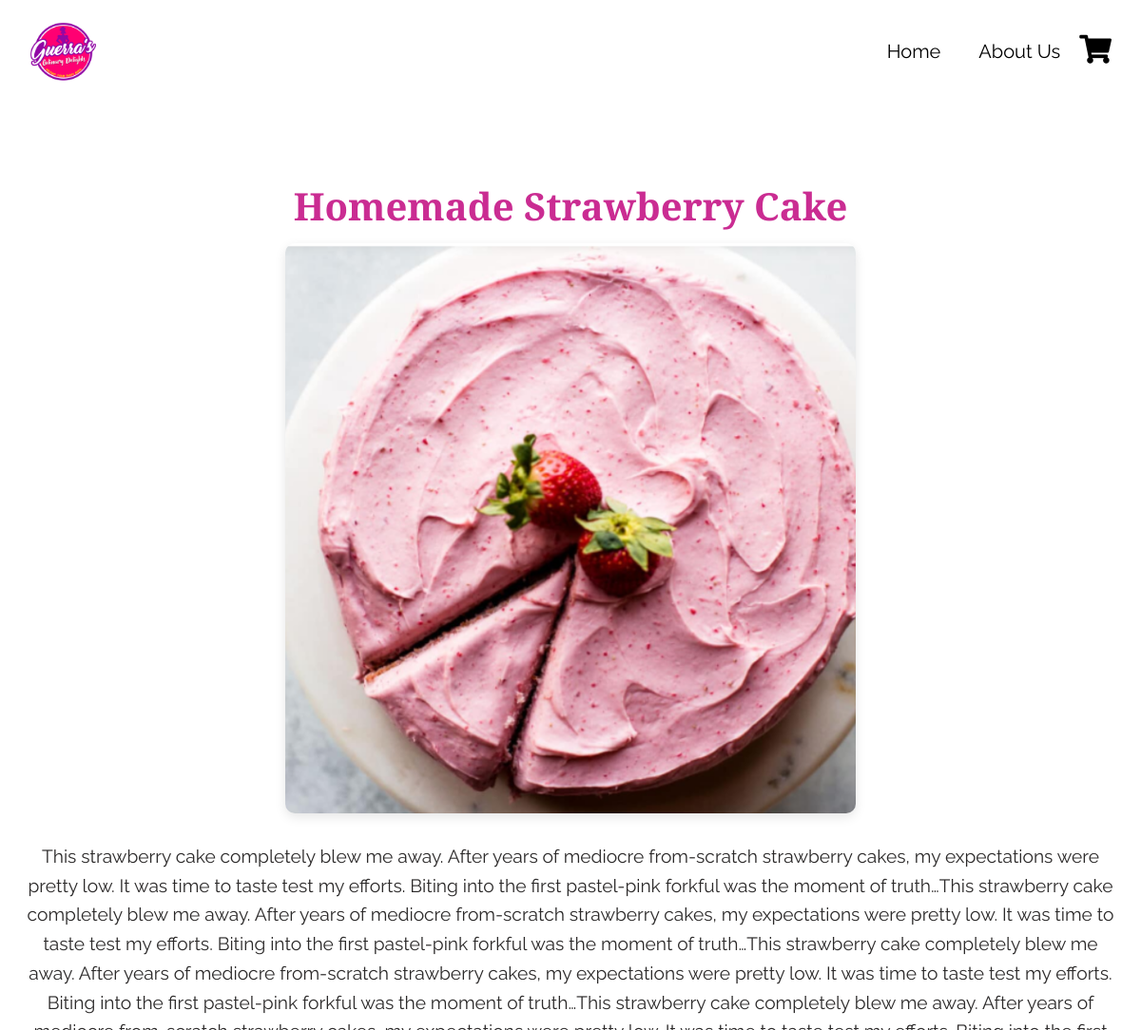
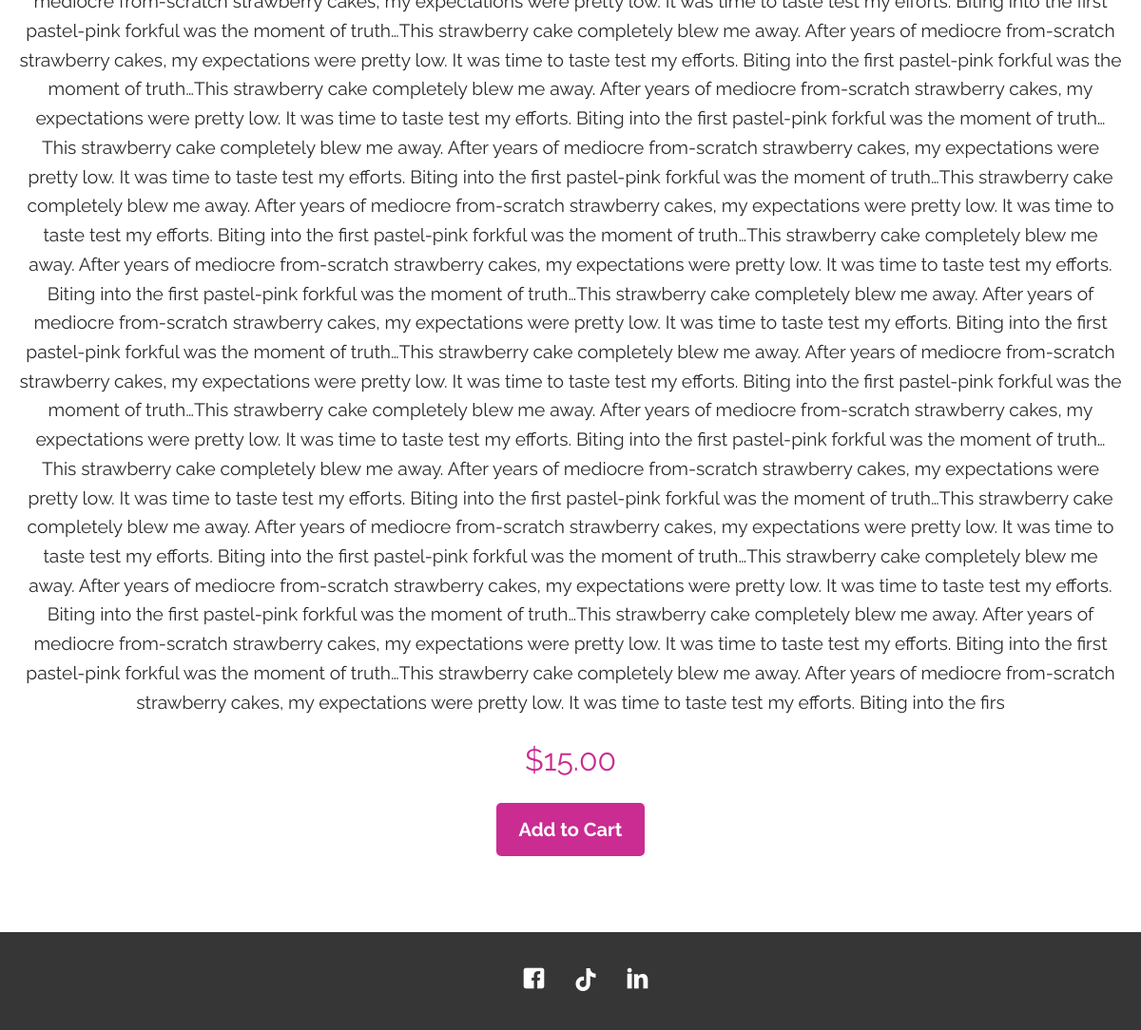
Screenshot of /product/4/ with the database file from the repository (2 pictures, top to bottom).
### app/models.py (models this page shows, shortened)
class Product(models.Model):
    title=models.CharField(max_length=50)
    price=models.DecimalField(max_digits=5,decimal_places=2)
    simple_description=models.CharField(max_length=200)
    description=models.CharField(max_length=4000)
    image=models.ImageField(upload_to='photo')

### app/views.py (the view)
# urls.py: path('product/<int:product_id>/', views.product_detail, name='product_detail'),
def product_detail(request, product_id):
    product = get_object_or_404(Product, id=product_id)
    return render(request, 'product.html', {'product': product})

### app/templates/product.html
{% extends "base.html" %}
{% load static %}
{% block content %}
    <main class="product-section">
        <h3 class="product-title">{{ product.title }}</h3>
        <img src="{{ product.image.url }}" alt="{{ product.title }}" class="product-image">
        <div class="product-info">
            <p class="product-description">{{ product.description }}</p>
            <div class="product-price">${{ product.price }}</div>
            <a href="{% url 'add_to_cart' product_id=product.id %}" class="add-to-cart">Add to Cart</a>
        </div>
    </main>
    {% endblock content %}

### staticfiles/css/style.css (style rules this page uses)
html { overflow-x: hidden; }
body { font-family: "Raleway", sans-serif; background: #fff; font-size: 20px; line-height: 1.6; color: #2c2a2a; }
a { -webkit-transition: .3s all ease; -o-transition: .3s all ease; transition: .3s all ease; color: #ca2c92; }
h1, h2, h3, h4, h5, .h1, .h2, .h3, .h4, .h5 { line-height: 1.45; color: #000; font-family: "Playfair Display", serif; font-weight: bold; }
.product-section { padding: 80px 20px; display: flex; flex-direction: column; align-items: center; }
.product-image { width: 100%; max-width: 600px; height: auto; border-radius: 10px; box-shadow: 0 4px 12px rgba(0, 0, 0, 0.1); }
.product-info { margin-top: 30px; text-align: center; }
.product-title { font-size: 2.5rem; color: #ca2c92; margin-bottom: 10px; }
.product-description { font-size: 1.2rem; line-height: 1.6; margin-bottom: 20px; }
.product-price { font-size: 2rem; color: #ca2c92; margin-bottom: 20px; }
.add-to-cart { display: inline-block; padding: 12px 24px; background-color: #ca2c92; color: white; text-decoration: none; border-radius: 5px; transition: background-color 0.3s; font-weight: bold; }

### rows the page displays
Product: title "Homemade Strawberry Cake", image (picture), description "This strawberry cake completely blew me away. After years of mediocre from-scratch strawberry cakes, my expectations were pretty low. It was time to taste test my efforts. Biting into the first pastel-pink forkful was the moment of truth…This strawberry cake completely blew me away. After years of mediocre from-scratch strawberry cakes, my expectations were pretty low. It was time to taste test my efforts. Biting into the first pastel-pink forkful was the moment of truth…This strawberry cake completely blew me away. After years of mediocre from-scratch strawberry cakes, my expectations were pretty low. It was time to taste test my efforts. Biting into the first pastel-pink forkful was the…", price "15.00"
